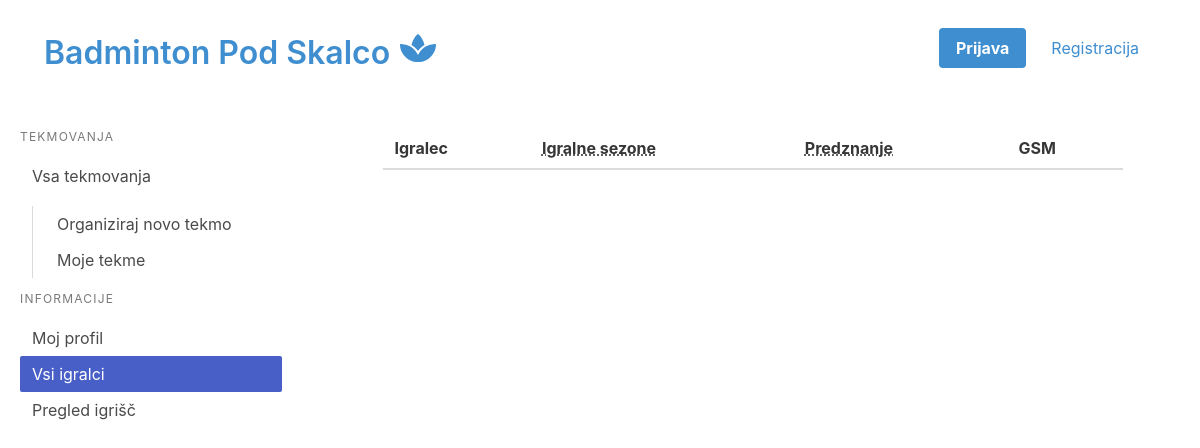
Page /index.php/players on the earlier database version.
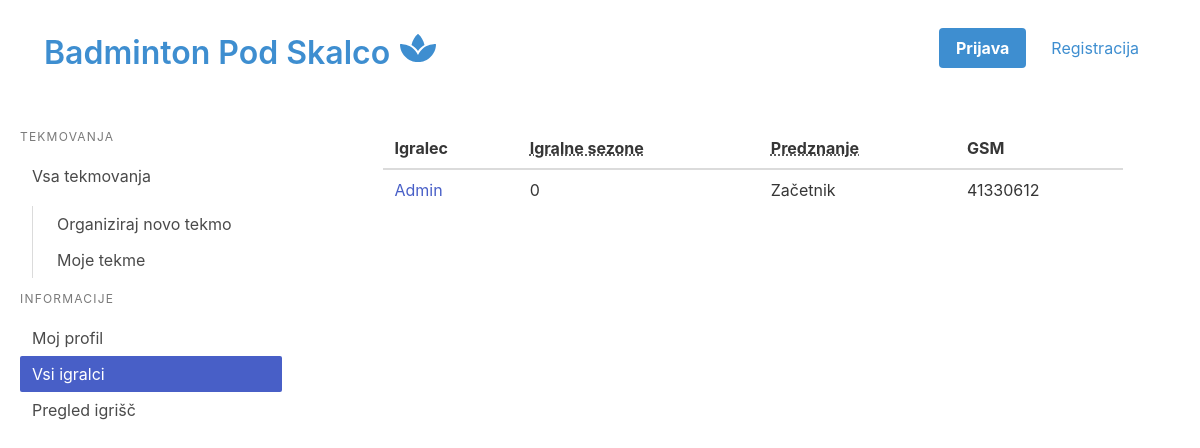
Same page on the later database version.
### tables this page shows
CREATE TABLE `Igralci` (
  `PID` int(11) NOT NULL,
  `USERNAME` varchar(30) NOT NULL,
  `PASSWORD` varchar(30) NOT NULL,
  `PREDZNANJE` int(11) NOT NULL,
  `SEZONE` int(11) NOT NULL,
  `GSM` int(9) NOT NULL
);

### controller/RouteController.php (called while the page is built, shortened)
<?php
require_once("ViewHelper.php");
require_once("Model/SkalcaDB.php");
class RouteController {
    public static function showAllPlayers(){
        $vars = ["players" => SkalcaDB::getAllPlayers()];
        ViewHelper::render("view/all-players.php", $vars);
    }
}

### Model/SkalcaDB.php (called while the page is built, shortened)
<?php
class SkalcaDB{
    public static function getAllPlayers() {
        $db = DBInit::getInstance();
        $statement = $db->prepare("SELECT PID, USERNAME, PREDZNANJE, SEZONE, GSM FROM Igralci");
        $statement->execute();
        return $statement->fetchAll();
    }
}

### view/all-players.php (the view, shortened to what this page needs)
<!DOCTYPE html>
<html lang="en">
<head>
    <link rel="stylesheet" href="https://cdn.jsdelivr.net/npm/bulma@0.8.2/css/bulma.min.css">
</head>
<body>
    <?php include_once("navbar.php") ?>
    <div class="columns" style="margin-top:20px;">
        <div class="column is-3 is-mobile">
        <?php include_once("sidemenu.php") ?>
        </div>
        <div class="column">
            <div class="columns is-centered">
                <div class="column is-10">
                <table class="table is-fullwidth">
                    <thead>
                        <tr>
                        <th>Igralec</th>
                        <th><abbr title="Odigrane sezone">Igralne sezone</abbr></th>
                        <th><abbr title="Znanje ob prijavi">Predznanje</abbr></th>
                        <th>GSM</th>
                        </tr>
                    </thead>
                    <tbody>
                        <?php foreach ($players as $player): ?>
                            <tr>
                                <td><a href="<?= BASE_URL . "players?id=" . $player["PID"] ?>"><?= $player["USERNAME"]?></a></td>
                                <td><?= $player["SEZONE"] ?> </td>
                                <td><?php if ($player["PREDZNANJE"] == 1){
                                            echo "Začetnik";
                                        }
                                        elseif ($player["PREDZNANJE"] == 2){
                                            echo "Izkušen igralec";
                                        }
                                        else{
                                            echo "Veteran";
                                        }
                                        ?></td>
                                <td><?= $player["GSM"] ?></td>
                            </tr>
                        <?php endforeach; ?>
                    </tbody>
                </div>
        </div>
    </div>
</body>
</html>

### view/navbar.php (shortened to what this page needs)
<nav class="navbar is-spaced" role="navigation" aria-label="main navigation">
  <div class="navbar-brand">
    <a class="navbar-item" href="">
        <p class="title is-3 has-text-info">
        Badminton Pod Skalco <span class="icon is-large"><i class="fas fa-spa"></i></span>
        </p>
    </a>
  </div>
    <div class="navbar-end">
      <div class="navbar-item">
        <div class="buttons">
          <a class="button is-info" href="<?= BASE_URL . "login" ?>">
            <strong>Prijava</strong>
          </a>
          <a href="<?= BASE_URL . "registration" ?>" class="button is-info is-inverted">
            Registracija
          </a>
        </div>
      </div>
    </div>
</nav>

### view/sidemenu.php
<aside class="menu is-mobile is-primary" style="margin-left:20px;">
  <p class="menu-label">
    Tekmovanja
  </p>
  <ul class="menu-list">
    <li><a id="dashboard" class="" href="<?= BASE_URL . "index"?>">Vsa tekmovanja</a>
      <ul>
        <li><a id="new_match"  href="<?= BASE_URL . "add-match"?>">Organiziraj novo tekmo</a></li>
        <li><a id="my_matches" href="<?= BASE_URL . "display_match"?>">Moje tekme</a></li>
      </ul>
    </li>
  </ul>
  <p class="menu-label">
    Informacije
  </p>
  <ul class="menu-list">
    <li><a id="my_profile"  href="<?= BASE_URL . "players?id="?>">Moj profil</a></li>
    <li><a id="all_players" href="<?= BASE_URL . "players"?>">Vsi igralci</a></li>
    <li><a id="all_fields"  href="<?= BASE_URL . "fields"?>">Pregled igrišč</a></li>
  </ul>
</aside>

### index.php (shortened to what this page needs)
<?php
require_once("controller/RouteController.php");
$path = isset($_SERVER["PATH_INFO"]) ? trim($_SERVER["PATH_INFO"], "/") : "";
$urls = [
    "index" => function(){
        RouteController::index();
    },
    "login" => function (){
        UserController::showLoginForm();
    },
    "" => function () {
        ViewHelper::redirect(BASE_URL . "index");
    },
    "registration" => function() {
        if ($_SERVER["REQUEST_METHOD"] == "POST") {
            UserController::register();
        } else{
            UserController::showRegistrationForm();
        }
    },
    "add-match" => function() {
        MatchController::showAddForm();
    },
    "players" => function() {
        RouteController::showAllPlayers();
    },
    "display_match" => function(){
        MatchController::displayAllMatches();
    }
];
try {
    if (isset($urls[$path])) {
       $urls[$path]();
    } else {
        echo "No controller for '$path'";
    }
} catch (Exception $e) {
    echo "An error occurred: <pre>$e</pre>";
}

### ViewHelper.php (shortened to what this page needs)
<?php
class ViewHelper {
    public static function render($file, $variables = array()) {
        extract($variables);
        include($file);
        $renderedView = ob_get_clean();
        echo $renderedView;
    }
}

Differences in the rows shown:
added igralci: USERNAME "Admin", SEZONE "0", PREDZNANJE "Začetnik", GSM "41330612"
